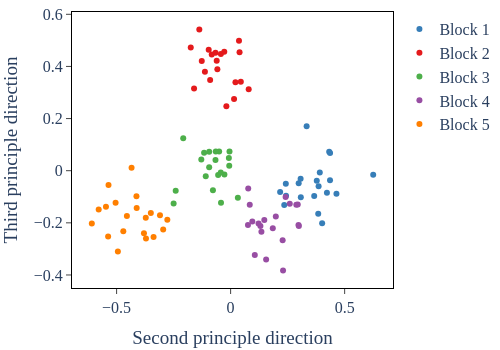

The notebook cell saved with this chart:
### Code cell
# Plot the embedded points coloured by the ground truth block memberships 
colors = [
    'rgb(55, 126, 184)',   # Plotly Blue
    'rgb(228, 26, 28)',    # Plotly Red
    'rgb(77, 175, 74)',    # Plotly Green
    'rgb(152, 78, 163)',   # Plotly Purple
    'rgb(255, 127, 0)',    # Plotly Orange
    'rgb(0, 139, 139)' ,     # Dark Cyan
    '#e377c2',  # Plotly Pink
]
x_direction = 1
y_direction = 2
fig = go.Figure()
for i in range(B):
    fig.add_trace(go.Scatter(x=current_embedded_array[0,int(i*N/B):int((i+1)*N/B),x_direction], y=current_embedded_array[0,int(i*N/B):int((i+1)*N/B),y_direction], mode='markers', marker=dict(color=colors[i]),name=f'Block {i+1}'))
# fig.add_trace(go.Scatter(x=current_embedded_array[0,:20,1], y=current_embedded_array[0,:20,2], mode='markers', marker=dict(color=colors[0]),name='Block 1'))
# fig.add_trace(go.Scatter(x=current_embedded_array[0,20:40,1], y=current_embedded_array[0,20:40,2], mode='markers', marker=dict(color=colors[1]),name='Block 2'))
# fig.add_trace(go.Scatter(x=current_embedded_array[0,40:60,1], y=current_embedded_array[0,40:60,2], mode='markers', marker=dict(color=colors[2]),name='Block 3'))
# fig.add_trace(go.Scatter(x=current_embedded_array[0,60:80,1], y=current_embedded_array[0,60:80,2], mode='markers', marker=dict(color=colors[3]),name='Block 4'))
# fig.add_trace(go.Scatter(x=current_embedded_array[0,80:,1], y=current_embedded_array[0,80:,2], mode='markers', marker=dict(color=colors[4]),name='Block 5'))
layout = go.Layout(
    yaxis=dict(title='Third principle direction', showline=True, linewidth=1, linecolor='black',ticks='outside',mirror=True),
    xaxis=dict(title='Second principle direction',showline=True, linewidth=1, linecolor='black',ticks='outside',mirror=True,automargin=True),
    paper_bgcolor='white',  # Set background color to white
    plot_bgcolor='white',   # Set plot area color to white
    font_family="Serif", 
    font_size=16, 
    margin=dict(l=5, r=5, t=5, b=5),
    width =500, 
    height=350
)
fig.update_layout(layout)
fig.show()

### Figure 1 — Plotly figure (JSON) as saved in the notebook; plotly's stock layout.template omitted (floating-point values rounded to 4 significant figures)
{"data": [{"marker": {"color": "rgb(55, 126, 184)"}, "mode": "markers", "name": "Block 1", "type": "scatter", "x": [0.4322, 0.2421, 0.4362, 0.391, 0.3841, 0.3858, 0.3333, 0.6252, 0.3069, 0.2352, 0.4013, 0.3666, 0.3078, 0.4641, 0.4223, 0.2984, 0.243, 0.4358, 0.3777, 0.2171], "y": [0.07287, -0.04972, 0.06765, -0.006439, -0.1654, -0.06004, 0.1706, -0.01515, -0.03056, -0.1318, -0.2012, -0.09681, -0.1017, -0.08864, -0.08436, -0.04812, -0.09609, -0.03688, -0.03868, -0.08152]}, {"marker": {"color": "rgb(228, 26, 28)"}, "mode": "markers", "name": "Block 2", "type": "scatter", "x": [-0.01868, -0.04267, 0.03668, -0.0278, -0.0581, -0.06105, -0.06618, -0.1373, 0.04476, -0.09612, -0.08284, -0.1266, -0.1749, -0.1602, 0.07924, -0.1127, -0.08978, 0.02111, 0.03915, 0.01506], "y": [0.2474, 0.4479, 0.4985, 0.4562, 0.3893, 0.4215, 0.4522, 0.5415, 0.3412, 0.4642, 0.4462, 0.421, 0.4729, 0.3153, 0.3127, 0.3799, 0.3484, 0.3398, 0.4544, 0.2747]}, {"marker": {"color": "rgb(77, 175, 74)"}, "mode": "markers", "name": "Block 3", "type": "scatter", "x": [-0.1285, -0.05033, -0.007782, -0.006067, -0.004916, -0.2408, -0.05468, -0.06642, -0.02725, -0.2079, -0.0651, -0.0432, -0.07759, -0.25, -0.1163, -0.0422, -0.1091, -0.0939, -0.09403, 0.0317], "y": [0.04329, 0.07356, 0.04835, 0.01925, 0.07387, -0.07736, -0.01602, 0.04101, -0.01431, 0.1247, 0.0739, -0.007267, -0.07532, -0.1262, 0.06881, -0.1227, -0.02133, 0.07238, 0.01301, -0.1034]}, {"marker": {"color": "rgb(152, 78, 163)"}, "mode": "markers", "name": "Block 4", "type": "scatter", "x": [0.2411, 0.1351, 0.1476, 0.2299, 0.2975, 0.2881, 0.2944, 0.07603, 0.1307, 0.09517, 0.07714, 0.1849, 0.2992, 0.106, 0.2282, 0.2593, 0.1224, 0.08389, 0.1981, 0.1556], "y": [-0.1013, -0.2342, -0.1891, -0.3827, -0.2081, -0.1302, -0.13, -0.2082, -0.2118, -0.1944, -0.06846, -0.2207, -0.2126, -0.3231, -0.267, -0.1267, -0.2023, -0.1307, -0.1761, -0.3408]}, {"marker": {"color": "rgb(255, 127, 0)"}, "mode": "markers", "name": "Block 5", "type": "scatter", "x": [-0.2957, -0.3499, -0.5355, -0.5785, -0.3721, -0.4119, -0.5044, -0.4944, -0.3379, -0.2775, -0.413, -0.5467, -0.6087, -0.3098, -0.4706, -0.3712, -0.3801, -0.4548, -0.5371, -0.4343], "y": [-0.2254, -0.162, -0.05484, -0.149, -0.1805, -0.1434, -0.1232, -0.3098, -0.2547, -0.1879, -0.09844, -0.1383, -0.2027, -0.1709, -0.2324, -0.2605, -0.2396, -0.174, -0.2521, 0.01101]}], "layout": {"font": {"family": "Serif", "size": 16}, "height": 350, "margin": {"b": 5, "l": 5, "r": 5, "t": 5}, "paper_bgcolor": "white", "plot_bgcolor": "white", "width": 500, "xaxis": {"automargin": true, "linecolor": "black", "linewidth": 1, "mirror": true, "showline": true, "ticks": "outside", "title": {"text": "Second principle direction"}}, "yaxis": {"linecolor": "black", "linewidth": 1, "mirror": true, "showline": true, "ticks": "outside", "title": {"text": "Third principle direction"}}}}
